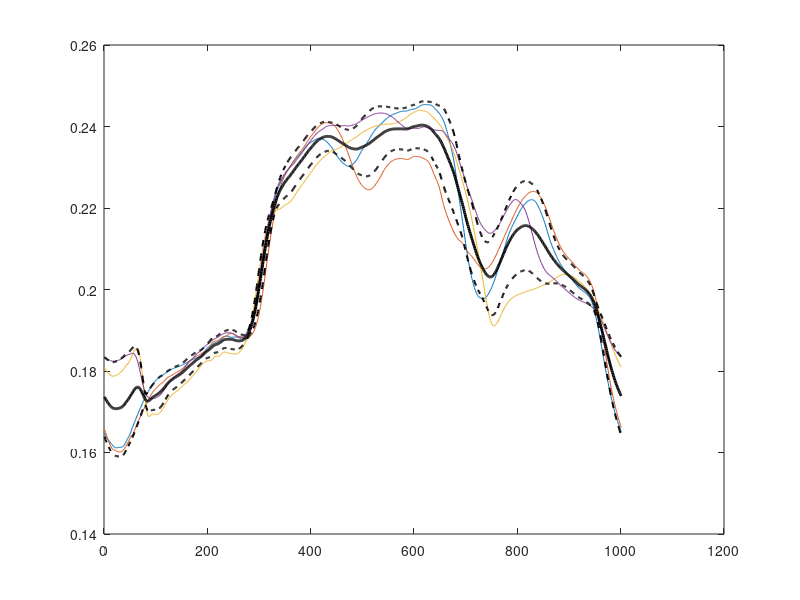

Write the MATLAB code that produced this figure.
DingExoCurves = load('DingExoCurves.mat');

time = DingExoCurves.time;

cond = {'esep','eslp','lsep','lslp'};
momArms = zeros(length(time),length(cond));
figure;
for c = 1:length(cond)
    momArms(:,c) = DingExoCurves.(cond{c}).r;
    plot(momArms(:,c))
    hold on
end

momArmsMean = mean(momArms,2);
momArmsStd = std(momArms,0,2);

plot(momArmsMean,'k-','LineWidth',2)
plot(momArmsMean+momArmsStd,'k--','LineWidth',1.5)
plot(momArmsMean-momArmsStd,'k--','LineWidth',1.5)